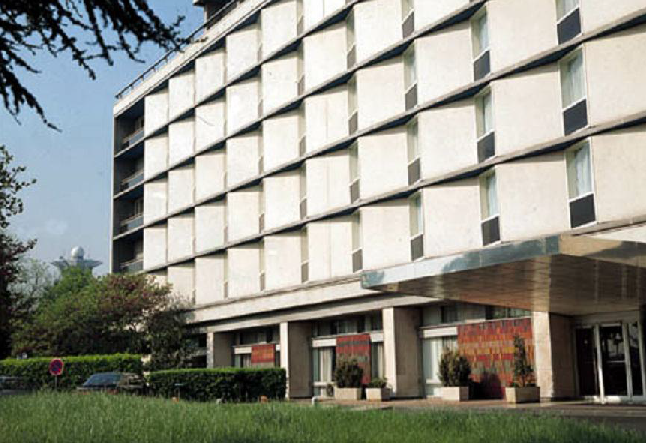
//> input picture Fallidos a retomar/OpenCv/Documentacion/DetectarLineas/img.png, 646 x 443 px
$ ./DetectorLineas   (built with g++ and OpenCV 4)
//> lines starting //> are read from the running program, lines starting //| are printed output that depends on the picture
#include "opencv2/highgui/highgui.hpp"
#include "opencv2/imgproc/imgproc.hpp"
#include <iostream>

using namespace cv;
using namespace std;

int main(int argc, char** argv)
{
	const char* filename = argc >= 2 ? argv[1] : "img.png";

	Mat src = imread(filename, 0);
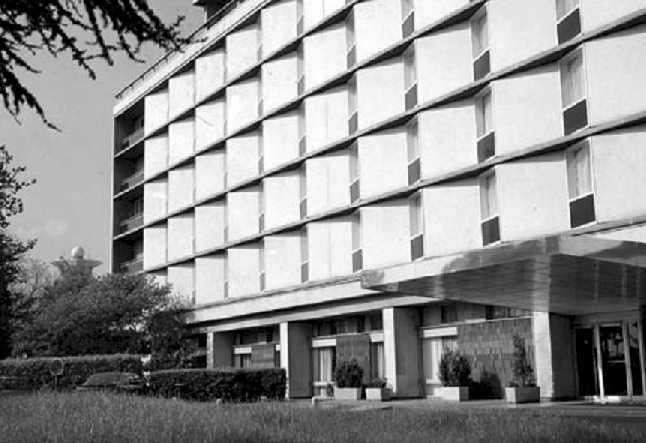
//> src: 443 rows x 646 cols, CV_8UC1; min 0, max 255, mean 143.9

	if(src.empty()) return -1;

	Mat dst, cdst;
	Canny(src, dst, 50, 200, 3);
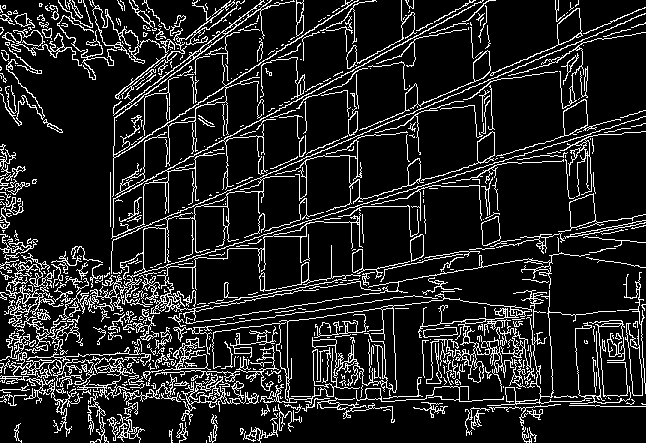
//> dst: 443 rows x 646 cols, CV_8UC1; 13.5% white in thin lines or dots
	cvtColor(dst, cdst, CV_GRAY2BGR);
//> cdst: 443 rows x 646 cols, CV_8UC3; 13.5% white in thin lines or dots

#if 0 //Cambiar a 1 para usar el metodo estandar
	vector<Vec2f> lines;
	HoughLines(dst, lines, 1, CV_PI/180, 200, 0, 0 );
	for( size_t i = 0; i < lines.size(); i++ )
	{
		float rho = lines[i][0], theta = lines[i][1];
		Point pt1, pt2;
		double a = cos(theta), b = sin(theta);
		double x0 = a*rho, y0 = b*rho;
		pt1.x = cvRound(x0 + 1000*(-b));
		pt1.y = cvRound(y0 + 1000*(a));
		pt2.x = cvRound(x0 - 1000*(-b));
		pt2.y = cvRound(y0 - 1000*(a));
		line( cdst, pt1, pt2, Scalar(0,0,255), 3, CV_AA);
	}
#else
	vector<Vec4i> lines;
	HoughLinesP(dst, lines, 1, CV_PI/180, 50, 50, 10 );
//> lines = 311 lines (x1, y1, x2, y2), first 8: [113, 239, 645, 13], [144, 181, 483, 0], [234, 243, 612, 127], [291, 159, 596, 29], [32, 392, 296, 396], [423, 372, 480, 379], [358, 275, 479, 248], [259, 233, 451, 171]
	for( size_t i = 0; i < lines.size(); i++ )
	{
		Vec4i l = lines[i];
		line( cdst, Point(l[0], l[1]),
			Point(l[2], l[3]), Scalar(0,0,255),
			3, CV_AA);
	}
//> this loop made 311 passes
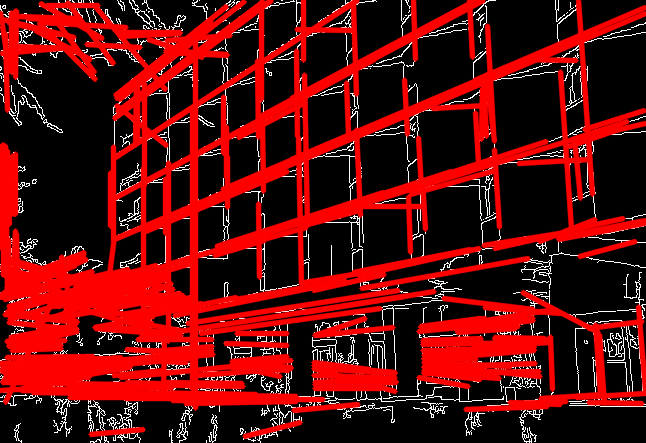
//> cdst: 443 rows x 646 cols, CV_8UC3; mean B, G, R 11.3, 11.3, 95.7
#endif

	imshow("source", src);
	imshow("detected lines", cdst);
	waitKey();

	return 0;
}
